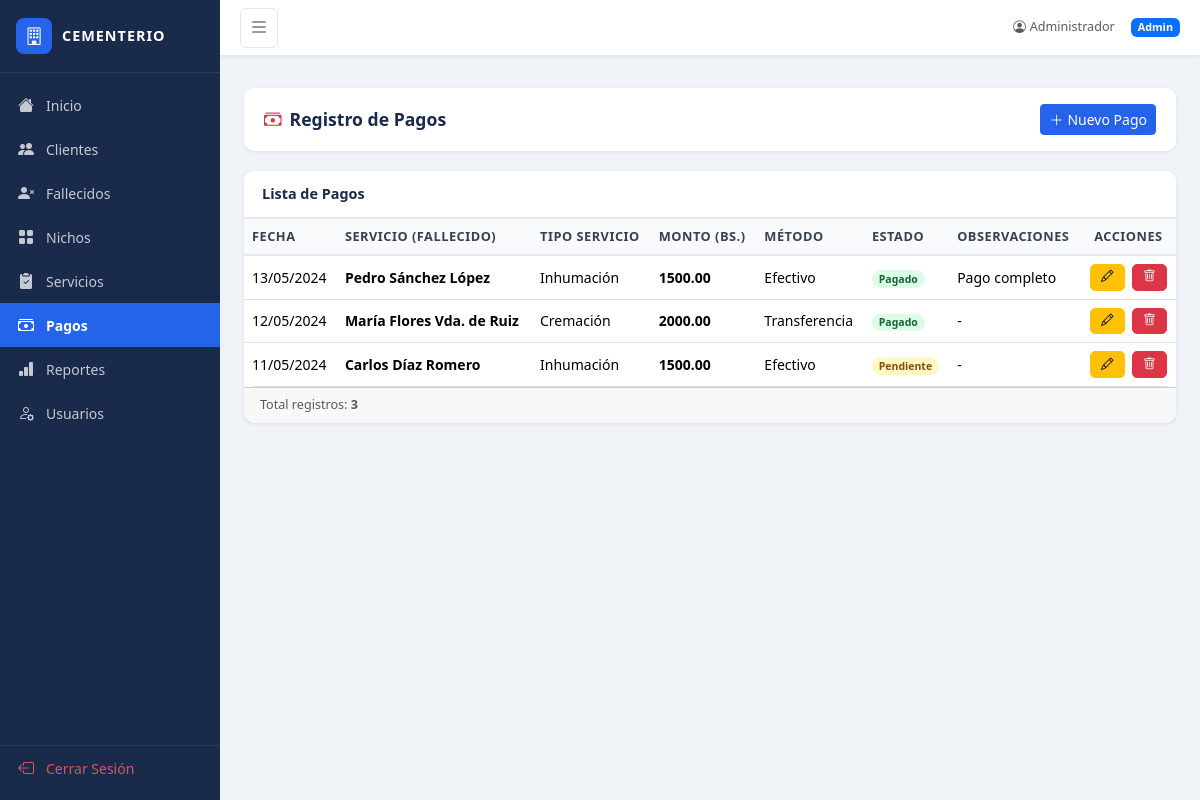
The page /pagos (signed in) on the database as committed earlier.
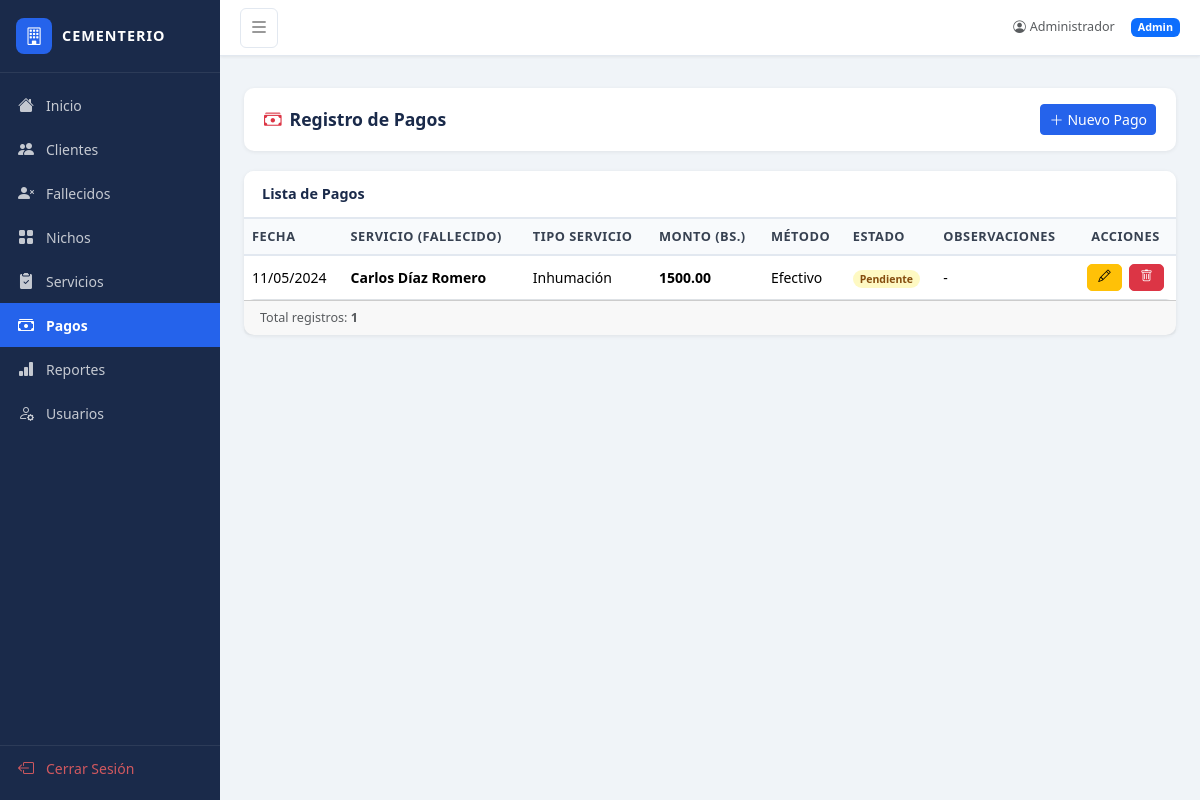
The same page on the database as committed later.
### app.py (models this page shows)
class Pago(db.Model):
    id = db.Column(db.Integer, primary_key=True)
    servicio_id = db.Column(db.Integer, db.ForeignKey('servicio.id'), nullable=False)
    fecha_pago = db.Column(db.Date, nullable=False)
    monto = db.Column(db.Float, nullable=False)
    metodo_pago = db.Column(db.String(50))
    estado = db.Column(db.String(20), default='Pendiente')
    observaciones = db.Column(db.Text)

class Fallecido(db.Model):
    id = db.Column(db.Integer, primary_key=True)
    nombre = db.Column(db.String(150), nullable=False)
    fecha_fallecimiento = db.Column(db.Date, nullable=False)
    causa_muerte = db.Column(db.String(200))
    cliente_id = db.Column(db.Integer, db.ForeignKey('cliente.id'), nullable=False)
    certificado_defuncion = db.Column(db.String(50))
    observaciones = db.Column(db.Text)
    servicios = db.relationship('Servicio', backref='fallecido', lazy=True)

class Servicio(db.Model):
    id = db.Column(db.Integer, primary_key=True)
    cliente_id = db.Column(db.Integer, db.ForeignKey('cliente.id'), nullable=False)
    fallecido_id = db.Column(db.Integer, db.ForeignKey('fallecido.id'), nullable=False)
    nicho_id = db.Column(db.Integer, db.ForeignKey('nicho.id'))
    fecha_servicio = db.Column(db.Date, nullable=False)
    tipo_servicio = db.Column(db.String(50), nullable=False)
    costo = db.Column(db.Float, nullable=False)
    observaciones = db.Column(db.Text)
    pagos = db.relationship('Pago', backref='servicio', lazy=True)

### app.py (the view)
@app.route('/pagos')
@login_required
def pagos():
    q = request.args.get('q', '')
    lista = Pago.query.order_by(Pago.fecha_pago.desc()).all()
    return render_template('pagos.html', pagos=lista, q=q)

### app.py (called while the page is built)
def login_required(f):
    @wraps(f)
    def decorated_function(*args, **kwargs):
        if 'user_id' not in session:
            return redirect(url_for('login'))
        return f(*args, **kwargs)
    return decorated_function

### templates/pagos.html (shortened to what this page needs)
{% extends "base.html" %}
{% block content %}
<div class="page-header">
    <h4><i class="bi bi-cash-stack me-2 text-danger"></i>Registro de Pagos</h4>
    <a href="{{ url_for('pago_nuevo') }}" class="btn btn-primary btn-sm">
        <i class="bi bi-plus-lg me-1"></i>Nuevo Pago
    </a>
</div>
<div class="card">
    <div class="card-header">Lista de Pagos</div>
    <div class="table-responsive">
        <table class="table table-hover mb-0">
            <thead>
                <tr>
                    <th>Fecha</th>
                    <th>Servicio (Fallecido)</th>
                    <th>Tipo Servicio</th>
                    <th>Monto (Bs.)</th>
                    <th>Método</th>
                    <th>Estado</th>
                    <th>Observaciones</th>
                    <th class="text-center">Acciones</th>
                </tr>
            </thead>
            <tbody>
                {% for p in pagos %}
                <tr>
                    <td>{{ p.fecha_pago.strftime('%d/%m/%Y') }}</td>
                    <td><b>{{ p.servicio.fallecido.nombre }}</b></td>
                    <td>{{ p.servicio.tipo_servicio }}</td>
                    <td><b>{{ "%.2f"|format(p.monto) }}</b></td>
                    <td>{{ p.metodo_pago or '-' }}</td>
                    <td>
                        <span class="badge rounded-pill badge-estado-{{ p.estado|lower }}">{{ p.estado }}</span>
                    </td>
                    <td>{{ p.observaciones or '-' }}</td>
                    <td class="text-center">
                        <a href="{{ url_for('pago_editar', id=p.id) }}" class="btn btn-warning btn-action me-1">
                            <i class="bi bi-pencil"></i>
                        </a>
                        <form method="POST" action="{{ url_for('pago_eliminar', id=p.id) }}" class="d-inline"
                              onsubmit="return confirm('¿Eliminar este pago?')">
                            <button type="submit" class="btn btn-danger btn-action">
                                <i class="bi bi-trash"></i>
                            </button>
                        </form>
                    </td>
                </tr>
                {% else %}
                <tr><td colspan="8" class="text-center text-muted py-4">No se encontraron pagos</td></tr>
                {% endfor %}
            </tbody>
        </table>
    </div>
    <div class="card-footer text-muted small">Total registros: <b>{{ pagos|length }}</b></div>
</div>
{% endblock %}

Rows that differ between the two databases and show on the page:
removed Pago: fecha_pago "13/05/2024", servicio.fallecido.nombre "Pedro Sánchez López", servicio.tipo_servicio "Inhumación", monto "1500.00", metodo_pago "Efectivo", estado "Pagado", observaciones "Pago completo"
removed Pago: fecha_pago "12/05/2024", servicio.fallecido.nombre "María Flores Vda. de Ruiz", servicio.tipo_servicio "Cremación", monto "2000.00", metodo_pago "Transferencia", estado "Pagado", observaciones "-"
Other text that changed with them:
{{ pagos|length }}: "3" → "1"
